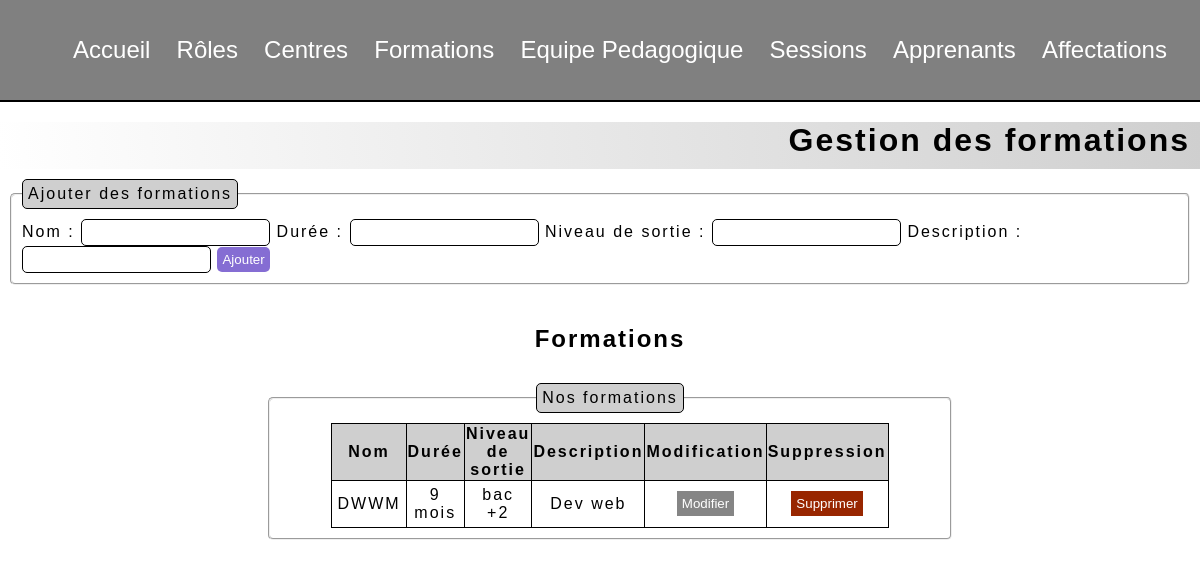
The app's page /php/index.php?page=formations with its own data.
### tables this page shows
CREATE TABLE `formations` (
  `id_formation` int NOT NULL,
  `nom_formation` varchar(255) DEFAULT NULL,
  `duree_formation` varchar(255) DEFAULT NULL,
  `niveau_sortie_formation` varchar(255) DEFAULT NULL,
  `description` varchar(1500) DEFAULT NULL
);

### php/formations.php (the view, shortened to what this page needs)
<?php
if (isset($_GET["page"]) && $_GET["page"] == "formations") {
?>
    <main>
        <h1>Gestion des formations</h1>
        <form method="POST">
            <fieldset>
                <legend>Ajouter des formations</legend>
                <label for="nomFormation">Nom :</label>
                <input type="text" name="nomFormation" id="nomFormation">
                <label for="dureeFormation">Durée :</label>
                <input type="text" name="dureeFormation" id="dureeFormation">
                <label for="niveauSortieFormation">Niveau de sortie :</label>
                <input type="text" name="niveauSortieFormation" id="niveauSortieFormation">
                <label for="descriptionFormation">Description :</label>
                <input type="text" name="descriptionFormation" id="descriptionFormation">
                <input type="submit" name="submitFormation" value="Ajouter">
            </fieldset>
        </form>
        <article>
            <h2>Formations</h2>
            <?php
            function affichage($table){
                return "SELECT * FROM $table";
                }
                $sql= affichage("`formations`");
            $requete = $bdd->query($sql);
            $results = $requete->fetchAll(PDO::FETCH_ASSOC);
            ?>
            <form method="POST">
                <fieldset>
                    <legend>Nos formations</legend>
                    <table>
                        <thead>
                            <tr>
                                <th>Nom</th>
                                <th>Durée</th>
                                <th>Niveau de sortie</th>
                                <th>Description</th>
                                <th>Modification</th>
                                <th>Suppression</th>
                            </tr>
                        </thead>
                        <tbody>
                            <?php
                            foreach ($results as $value) {
                                echo '<tr>
                                        <input type="hidden" name="idFormation' . $value['id_formation'] . '" value="' . $value['id_formation'] . '">
                                        <td>' . htmlspecialchars($value['nom_formation'], ENT_QUOTES, 'UTF-8') . '</td>
                                        <td>' . htmlspecialchars($value['duree_formation'], ENT_QUOTES, 'UTF-8') . '</td>
                                        <td>' . htmlspecialchars($value['niveau_sortie_formation'], ENT_QUOTES, 'UTF-8') . '</td>
                                        <td>' . htmlspecialchars($value['description'], ENT_QUOTES, 'UTF-8') . '</td>
                                        <td><button type="button" onclick="window.location.href=\'?page=formations&type=modifier&id=' . $value['id_formation'] . '" class="modifier">Modifier</button></td>
                                        <td><button type="submit" name="deleteFormation" value="' . $value['id_formation'] . '" class="supprimer">Supprimer</button></td>';
                            }
                            ?>
                        </tbody>
                    </table>
                </fieldset>
            </form>
        </article>
    </main>
<?php
}
?>

### php/style.css (style rules this page uses)
* { font-family: Verdana, Geneva, Tahoma, sans-serif, Cochin, Georgia, Times, 'Times New Roman', serif; }
body { margin: 0; }
main { letter-spacing: 2px; margin-top: 20px; }
h1 { text-align: right; letter-spacing: 2px; margin: 0; padding: 0 10px 10px 20px; margin-top: 20px; background: rgb(207, 207, 207); background: linear-gradient(265deg, rgba(207, 207, 207, 1) 0%, rgba(255, 255, 255, 1) 100%); }
form { display: flex; align-items: center; flex-direction: column; flex-wrap: wrap; }
article { width: 100%; text-align: center; padding: 10px; }
fieldset { border-radius: 5px; width: fit-content; padding: 10px; margin: 10px; }
input, select { border-radius: 5px; padding: 5px; text-align: center; border: 1px solid black; }
legend { border: 1px solid black; border-radius: 5px; background-color: #cfcfcf; padding: 5px; }
table { border-collapse: collapse; width: 10%; margin: auto; }
thead { background-color: #cfcfcf; }
th, td { text-align: center; border: 1px solid black; border-collapse: collapse; }
td { padding: 5px; }
.supprimer { background-color: #982600; border: none; color: white; padding: 5px; cursor: pointer; }
input[type="submit"] { background-color: #856dd3; color: white; border: none; padding: 5px; cursor: pointer; }
.modifier { background-color: #858585; padding: 5px; color: white; cursor: pointer; border: none; }

### records on screen
formations: nom_formation "DWWM", duree_formation "9 mois", niveau_sortie_formation "bac +2", description "Dev web", $value['id_formation'] 1 (drawn)
